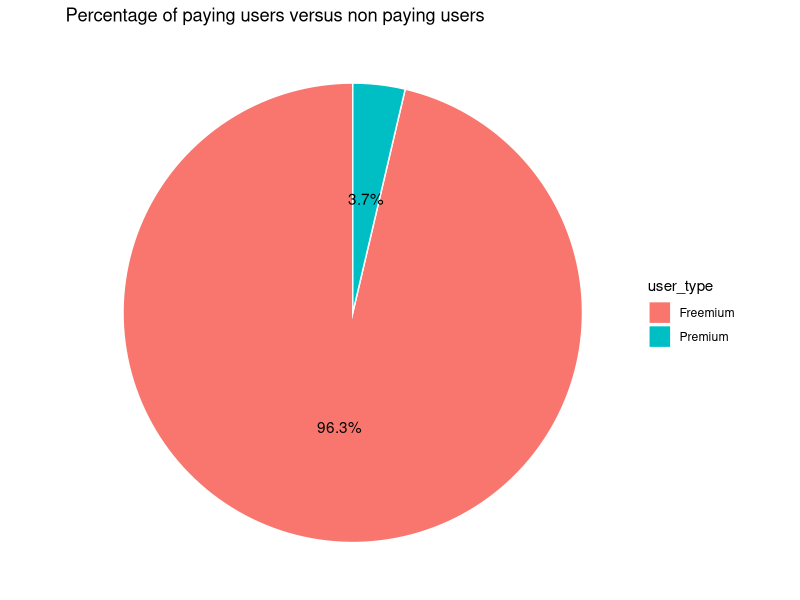
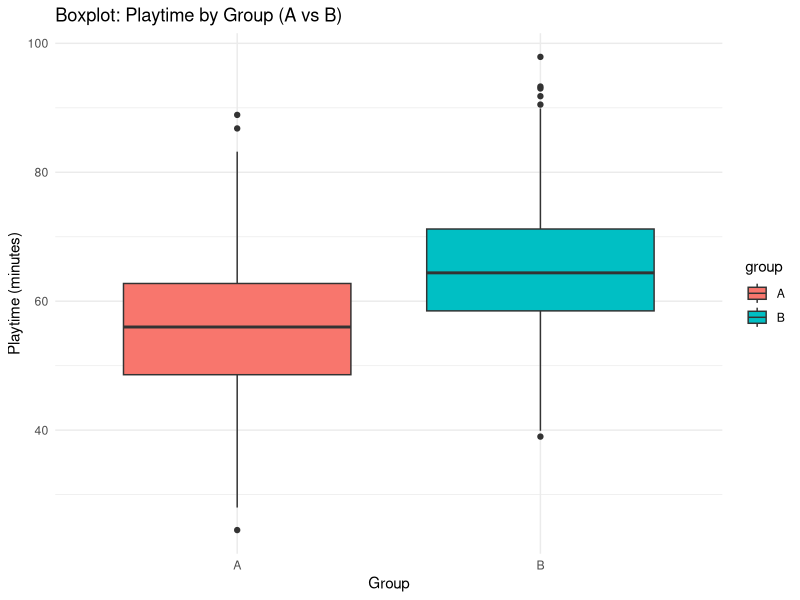
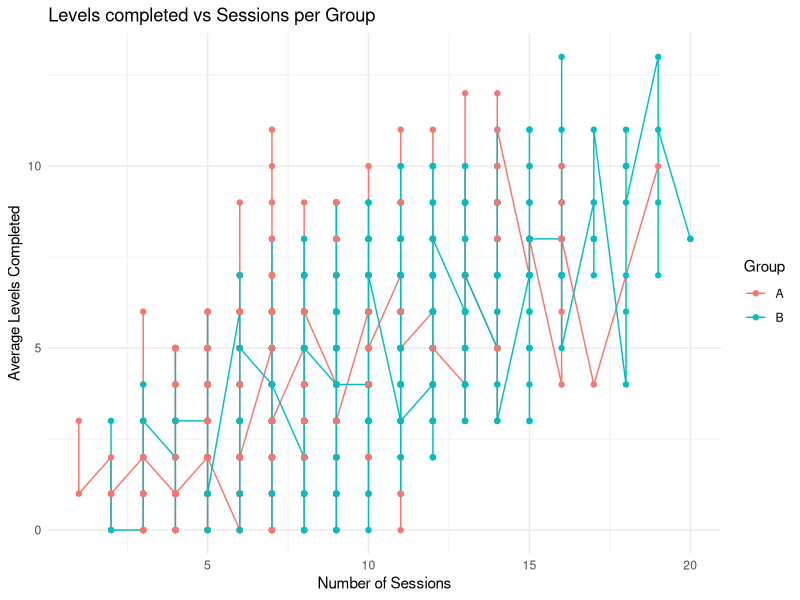
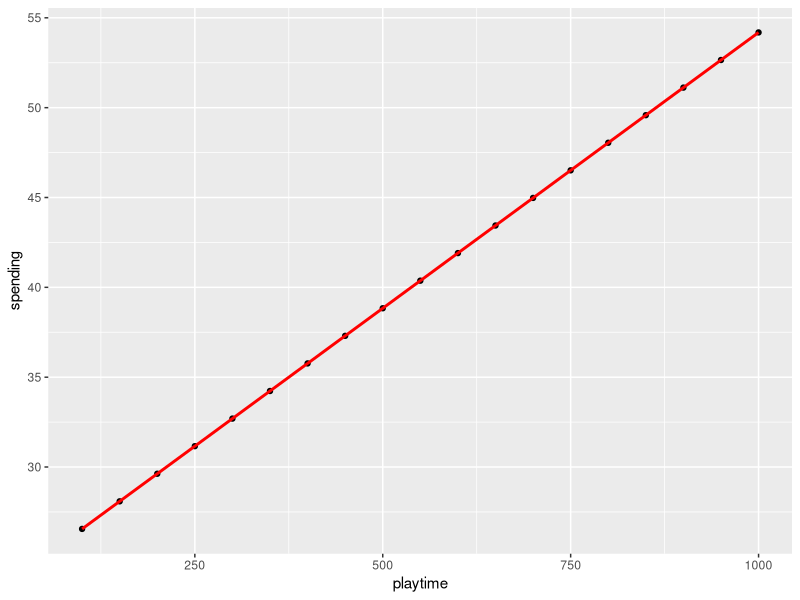

Source code (R) for these figures, in order:
## ---- chunk 1
knitr::opts_chunk$set(echo = TRUE)
library(ggplot2)
library(knitr)
library(kableExtra)
library(dplyr)
#library(rpart)
#library(rpart.plot)
#library(caret)
## ---- chunk 2
#read the file
DS <- read.csv("gaming_data.csv")
colnames(DS)
## ---- chunk 3

# 1 Function to compute descriptive metrics

describe_segment <- function(df, segment_name) 
{
  data.frame(
    Segment = segment_name,
    Variable = c("playtime", "sessions", "levels", "spending"),
    Average = c(mean(df$playtime),
                mean(df$sessions),
                mean(df$levels),
                mean(df$spending)),
    StandardDeviation = c(sd(df$playtime),
                          sd(df$sessions),
                          sd(df$levels),
                          sd(df$spending))
  )
}

# 2 Premium and Freemium datasets

DS_Premium  <- DS[DS$user_type == "Premium", ]
DS_Freemium <- DS[DS$user_type == "Freemium", ]

# 3 Generate all tables

global_table   <- describe_segment(DS,          "All users")
premium_table  <- describe_segment(DS_Premium,  "Premium")
freemium_table <- describe_segment(DS_Freemium, "Freemium")

# ---- GLOBAL TABLE ----
global_table %>%
  kable(format = "html", digits = 2,
        caption = "Global - Descriptive Metrics") %>%
  kable_styling(bootstrap_options = c("striped", "hover", "condensed")) %>%
  column_spec(1, bold = TRUE) %>%
  column_spec(2, bold = TRUE) %>%
  column_spec(3, color = "blue") %>%
  column_spec(4, color = "darkred")

# ---- PREMIUM TABLE ----
premium_table %>%
  kable(format = "html", digits = 2,
        caption = "Premium Users - Descriptive Metrics") %>%
  kable_styling(bootstrap_options = c("striped", "hover", "condensed")) %>%
  column_spec(1, bold = TRUE) %>%
  column_spec(2, bold = TRUE) %>%
  column_spec(3, color = "blue") %>%
  column_spec(4, color = "darkred")

# ---- FREEMIUM TABLE ----
freemium_table %>%
  kable(format = "html", digits = 2,
        caption = "Freemium Users - Descriptive Metrics") %>%
  kable_styling(bootstrap_options = c("striped", "hover", "condensed")) %>%
  column_spec(1, bold = TRUE) %>%
  column_spec(2, bold = TRUE) %>%
  column_spec(3, color = "blue") %>%
  column_spec(4, color = "darkred")

## ---- chunk 4
# ARPU
ARPU <- mean(DS$spending)

# ARPPU
paying_users <- DS[DS$spending > 0,]
ARPPU <- mean(paying_users$spending)

# Conversion Rate
conversion_rate <- nrow(paying_users) / nrow(DS)

# Engagement index per player
DS$engagement_index <- DS$playtime * DS$sessions

# Average Engagement Index
avg_engagement <- mean(DS$engagement_index)

# Results
metrics <- data.frame(
  Metric = c("ARPU", "ARPPU", "Conversion Rate", "Average Engagement Index"),
  Value = c(ARPU, ARPPU, conversion_rate, avg_engagement)
)

kableExtra::kable(metrics, caption = "Game Performance Metrics")
## ---- chunk 5
#1
# Percentage of paying users versus non paying users.
percent_summary <- DS %>%
  group_by(user_type) %>%
  summarise(count = n()) %>%
  mutate(percent = count / sum(count) * 100)

ggplot(percent_summary, aes(x = "", y = percent, fill = user_type)) +
  geom_col(width = 1, color = "white") +   
  coord_polar(theta = "y") +               
  geom_text(aes(label = paste0(round(percent,1), "%")),
            position = position_stack(vjust = 0.5)) +  
  labs(title = "Percentage of paying users versus non paying users") +
  theme_void()                      
## ---- chunk 6
#2
# Boxplot comparing playtime and engagement of group A vs. group B.
DS <- DS %>%
  mutate(engagement = playtime * sessions)

# Boxplot de playtime per grup
ggplot(DS, aes(x = group, y = playtime, fill = group)) +
  geom_boxplot() +
  labs(title = "Boxplot: Playtime by Group (A vs B)",
       x = "Group",
       y = "Playtime (minutes)") +
  theme_minimal()

## ---- chunk 7
#3
# Line plot: Levels completed vs Sessions per Group
ggplot(DS, aes(x = sessions, y = levels, color = group)) +
  geom_line() +
  geom_point() +
  labs(title = "Levels completed vs Sessions per Group",
       x = "Number of Sessions",
       y = "Average Levels Completed",
       color = "Group") +
  theme_minimal()

## ---- chunk 8
# Sample size
n <- length(DS$playtime)

# Sample mean
x_bar <- mean(DS$playtime)

# Sample standard deviation
s <- sd(DS$playtime)

#Mean according to H₀
mu0 <- 60

# Observed statistic
t_stat <- (x_bar - mu0) / (s / sqrt(n))
t_stat

# P-value 
p_value <- 1 - pt(t_stat, df = n-1)
p_value

# Significance level
alpha <- 0.05

# Decision
if(p_value < alpha){
  print("Reject H0: the mean is significantly greater than 60")
} else {
  print("Fail to reject H0: there is not enough evidence that the mean is > 60")
}
## ---- chunk 9
# Sample sizes
n_A <- sum(DS$group == "A")
n_B <- sum(DS$group == "B")

# Sample means
mean_A <- mean(DS$playtime[DS$group == "A"])
mean_B <- mean(DS$playtime[DS$group == "B"])

# Sample variances
var_A <- var(DS$playtime[DS$group == "A"])
var_B <- var(DS$playtime[DS$group == "B"])

# Observed value
t_obs <- (mean_B - mean_A) / sqrt(var_B/n_B + var_A/n_A)

# Degrees of freedom
df_num <- (var_B/n_B + var_A/n_A)^2
df_den <- ( (var_B/n_B)^2 / (n_B - 1) ) + ( (var_A/n_A)^2 / (n_A - 1) )
df <- df_num / df_den

# Critical t-value (upper tail)
t_crit <- qt(0.95, df)

# p-value
p_val <- 1 - pt(t_obs, df)
## ---- chunk 10

# variables: playtime sessions, levels, friends and skill_score.

DS_Predict_Regression <- DS[, c("sessions", "levels", "friends", "skill_score", "playtime", "spending")]
model <- lm( spending ~ ., DS_Predict_Regression)
summary(model)

## ---- chunk 11
# Create a random data frame
random_user <- data.frame(
  playtime = 200, 
  sessions = 10, 
  levels = 5,
  friends =100, 
  skill_score=60
)

# Predict the spending using the previous model
predict(model, random_user)

# Create a new simulation
playtime_seq <- seq(100,1000,50)
simulation <- data.frame(
  playtime = playtime_seq, 
  sessions = 10,
  levels = 5,
  friends =100,
  skill_score=60
  )

simulation$spending<-predict(model, simulation)
print(simulation)

# Create the plot
ggplot(simulation, aes(x = playtime, y = spending))+ 
  geom_point() +
  geom_smooth(method = "lm", se = FALSE, color = "red")

## ---- chunk 12

model_categorical <- lm(spending ~., DS)
summary(model_categorical)
